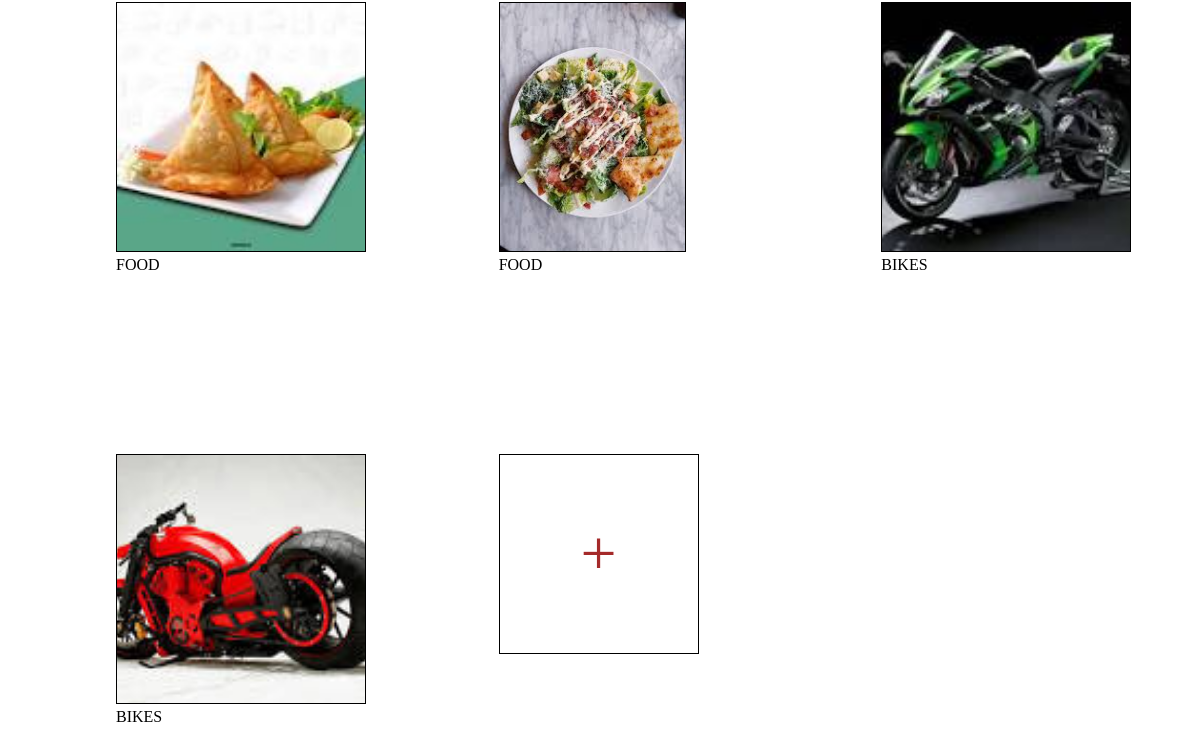
The app's page / (lower part), older data.
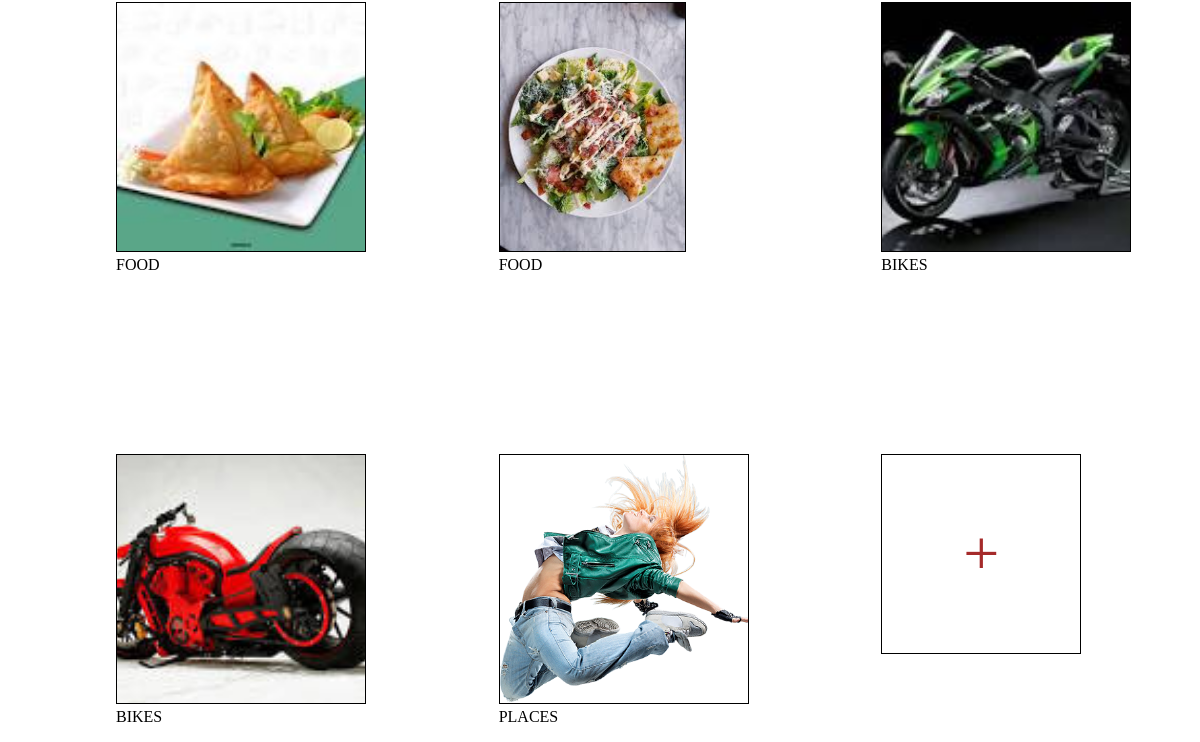
The same page, newer data.
### Home/models.py (models this page shows)
class Image(models.Model):
    file = models.ImageField("uploads/")
    category = models.ForeignKey(Category, on_delete=models.CASCADE, related_name="images")
    tags = models.ManyToManyField(Tag, related_name="images")
    def __str__(self):
        return self.file.name

class Category(models.Model):
    name = models.CharField(max_length=50)
    def __str__(self):
        return self.name

### Home/views.py (the view)
# urls.py: path('', view_images, name='images'),
def view_images(request):
    images = Image.objects.all()
    category = Category.objects.all()
    print("img ==>",images)
    return render(request, 'index.html', {'images': images , 'abc':category})

### Home/templates/index.html (shortened to what this page needs)
{% extends 'base.html' %}
{% load static %}
{% block content %}
<div class="image-container">
    {% for i in images %}
    <div class="card">
        <img src="{{i.file.url}}">
        <div class="cat">
            {{i.category|upper}}
        </div>
    </div>
    {% endfor %}
    <div class="card">
        <div class="add-container">
            <a href="{% url 'upload_image' %}" class="add">+</a>
        </div>
    </div>
</div>
{% endblock content %}

Row changes from the older to the newer data that the page shows:
added Image: file (picture), category "PLACES"
